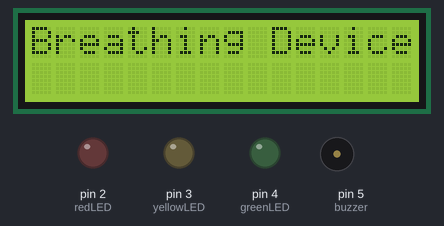
A sketch run on a simulated Arduino Uno, built with avr-gcc and run on an emulated ATmega328P. Parts: 16×2 character LCD, output pins drawn as LEDs (lit = HIGH), buzzer (waves = sounding).

Above: at 0.1 s.
At 2.2 s:
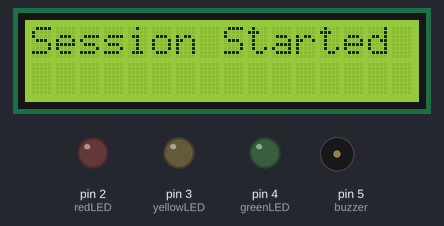
At 7.2 s:
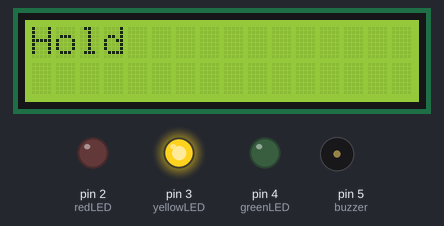
At 22.2 s:
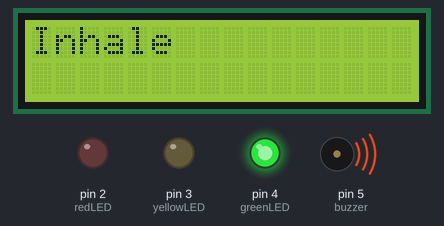
At 33.2 s:
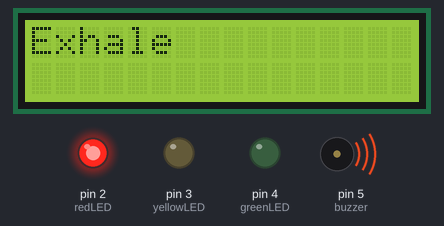
Timing chart, 0 to 34.7 s (numbered marks = the images above):
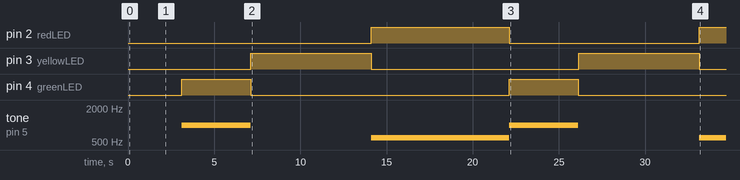

The sketch:

BreatheEase.ino
```cpp
#include <Wire.h>
#include <LiquidCrystal_I2C.h>

LiquidCrystal_I2C lcd(0x27, 16, 2);

const int greenLED = 4;
const int yellowLED = 3;
const int redLED = 2;
const int buzzer = 5;

void setup() {
  pinMode(greenLED, OUTPUT);
  pinMode(yellowLED, OUTPUT);
  pinMode(redLED, OUTPUT);
  pinMode(buzzer, OUTPUT);

  lcd.init();
  lcd.backlight();
  lcd.clear();

  lcd.setCursor(0, 0);
  lcd.print("Breathing Device");
  delay(2000);
}

void loop() {

  lcd.clear();
  lcd.setCursor(0, 0);
  lcd.print("Session Started");
  delay(1000);

  unsigned long startTime = millis();
  unsigned long sessionDuration = 60000; // دقيقة

  while (millis() - startTime < sessionDuration) {

    // --- Inhale ---
    lcd.clear();
    lcd.setCursor(0, 0);
    lcd.print("Inhale");
    digitalWrite(greenLED, HIGH);
    tone(buzzer, 1000);
    delay(4000);
    noTone(buzzer);
    digitalWrite(greenLED, LOW);

    // --- Hold ---
    lcd.clear();
    lcd.setCursor(0, 0);
    lcd.print("Hold");
    digitalWrite(yellowLED, HIGH);
    delay(7000);
    digitalWrite(yellowLED, LOW);

    // --- Exhale ---
    lcd.clear();
    lcd.setCursor(0, 0);
    lcd.print("Exhale");
    digitalWrite(redLED, HIGH);
    tone(buzzer, 600);
    delay(8000);
    noTone(buzzer);
    digitalWrite(redLED, LOW);
  }

  // نهاية الجلسة
  lcd.clear();
  lcd.setCursor(0, 0);
  lcd.print("Session Done!");
  delay(3000);
}
```

Measured:
- by itself, pin 2 (redLED): LOW → HIGH at 14.1 s, → LOW 8.0 s later, → HIGH 11.0 s later
- by itself, pin 3 (yellowLED): alternates HIGH for 7.0 s and LOW for 12.0 s
- by itself, pin 4 (greenLED): alternates HIGH for 4.0 s and LOW for 15.0 s
- by itself, tone on pin 5 (buzzer): plays 1000 Hz for 4.0 s, 600 Hz for 8.0 s, 1000 Hz for 4.0 s, 600 Hz for 6.8 s
- what the display in image 1 shows lasts 1.0 s, from 2.1 s to 3.1 s
- what the display in image 2 shows lasts 7.0 s, from 7.1 s to 14.1 s
- what the display in image 3 shows lasts 4.0 s, from 22.1 s to 26.1 s
